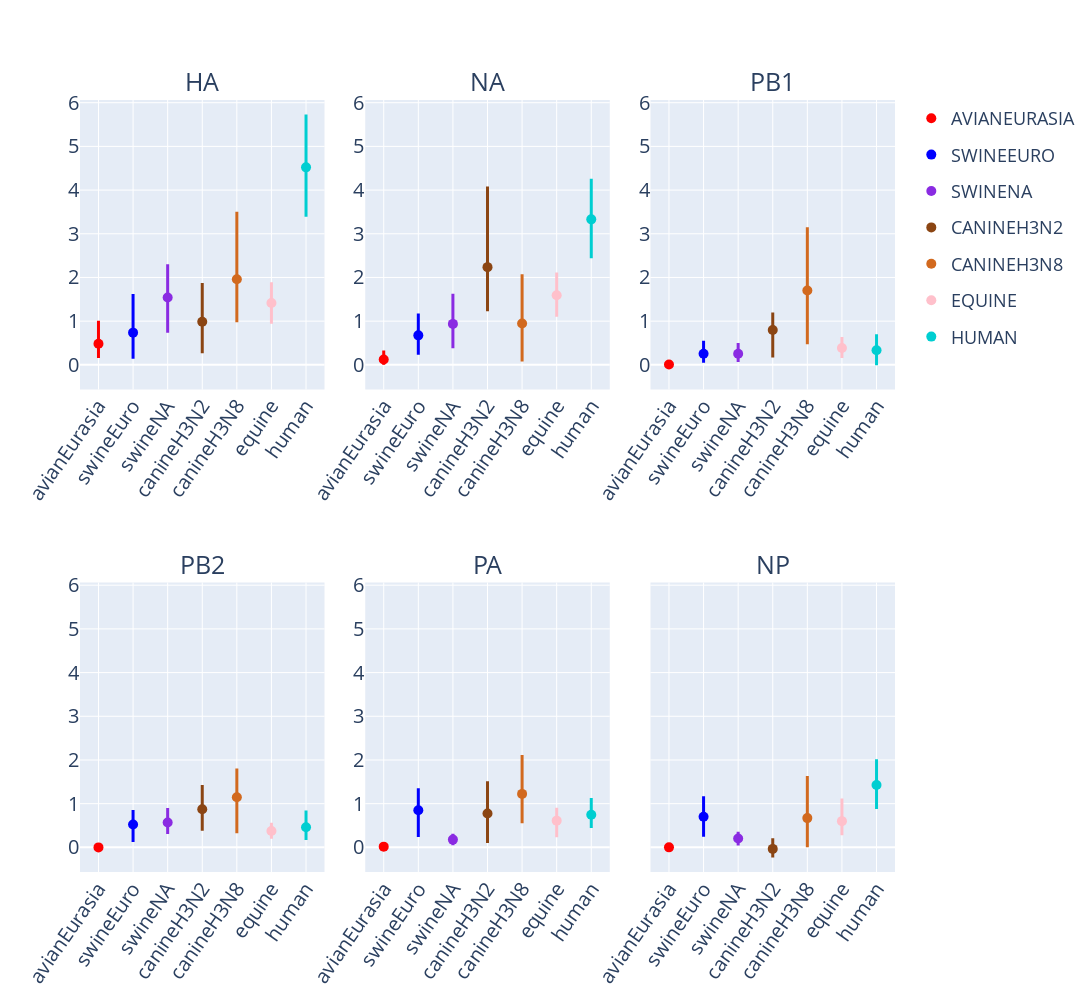

Notebook code cell kept with this figure:
### Code cell
color_and_host_order_map = {
    'avianEurasia': 'red',
    'NA\nAvian': 'lightcoral',
    'swineEuro': 'blue',
    'swineNA': 'blueviolet',
    'canineH3N2': 'saddlebrown',
    'canineH3N8': 'chocolate',
    'equine': 'pink',
    'human': 'darkturquoise'
}

genes = list(map(str.upper, ['HA', 'NA', 'PB1', 'PB2', 'PA', "NP"]))
hosts = list(map(str.upper, [
    'avianEurasia',
    'NA\nAvian',
    'swineEuro',
    'swineNA',
    'canineH3N2',
    'canineH3N8',
    'equine',
    'human'
]))

df_to_use = df_all.copy()
df_to_use['color'] = df_to_use['host'].map(color_and_host_order_map)

number_of_cols = 3
number_of_plots = len(genes)
number_of_rows = math.ceil(number_of_plots/number_of_cols)

fig = make_subplots(
    subplot_titles=genes,
    rows=number_of_rows, 
    cols=number_of_cols,
    shared_yaxes='all',
    vertical_spacing=0.25,
    horizontal_spacing = 0.05
)

for idx, gene in enumerate(genes):
    subset_df = df_to_use[df_to_use["gene"] == gene]
    
    
    row_idx = idx // number_of_cols + 1
    column_idx = idx % number_of_cols + 1
    
    print(gene, row_idx, column_idx)
    
    for host in hosts:
    
        
        sub_subset_df = subset_df[subset_df["host"].str.upper() == host]
        
        if sub_subset_df.empty:
            # raise RuntimeError(f"Host: {host} was not present in gene: {gene}")
            continue
        
        fig.add_trace(
            go.Scatter(
                x=sub_subset_df["host"], 
                y=sub_subset_df["adaptive_subs_per_codon_per_year"],
                name=host,
                text=gene,
                marker=dict(
                    color=sub_subset_df["color"].values[0],
                    size=10
                ),
                mode = "markers",
                error_y=dict(
                    type = 'data',
                    array = sub_subset_df["upper_95ci"] - sub_subset_df["adaptive_subs_per_codon_per_year"],
                    arrayminus = sub_subset_df["adaptive_subs_per_codon_per_year"] - sub_subset_df["lower_95ci"],
                    visible = True,
                    color = sub_subset_df["color"].values[0],
                    width=0,
                    thickness=3
                ),
                legendgroup=host,
                showlegend= idx == 1
            ),
            #where it adds data
            row = row_idx, 
            col = column_idx
        )
        
    #this makes the tick labels show for all plots
    getattr(fig.layout, 'yaxis' if idx == 0 else f'yaxis{idx}').showticklabels = True


    #this makes the title appear next to each row
    # if row_idx == 1:
    #     getattr(fig.layout, 'yaxis' if idx == 0 else f'yaxis{idx}').title = r'Adaptive Muts per Codon<br>per Year (x10^-3)'
        
fig.update_annotations(font_size=25)
            
fig.update_layout(
    font_size=18,
    width=1600,
    height=1000
)
fig.update_xaxes(tickangle=-55, tickfont_size=20)
fig.update_yaxes(tickfont_size=20)
# fig.add_hline(y=1.17, line_width=1, line_dash="dash", line_color="black")
    
fig.show()

### Figure 1 — Plotly figure (JSON) as saved in the notebook; plotly's stock layout.template omitted (floating-point values rounded to 4 significant figures)
{"data": [{"error_y": {"array": [0.525], "arrayminus": [0.3272], "color": "red", "thickness": 3, "type": "data", "visible": true, "width": 0}, "legendgroup": "AVIANEURASIA", "marker": {"color": "red", "size": 10}, "mode": "markers", "name": "AVIANEURASIA", "showlegend": false, "text": "HA", "type": "scatter", "x": ["avianEurasia"], "xaxis": "x", "y": [0.4822], "yaxis": "y"}, {"error_y": {"array": [0.8867], "arrayminus": [0.5992], "color": "blue", "thickness": 3, "type": "data", "visible": true, "width": 0}, "legendgroup": "SWINEEURO", "marker": {"color": "blue", "size": 10}, "mode": "markers", "name": "SWINEEURO", "showlegend": false, "text": "HA", "type": "scatter", "x": ["swineEuro"], "xaxis": "x", "y": [0.737], "yaxis": "y"}, {"error_y": {"array": [0.7588], "arrayminus": [0.8097], "color": "blueviolet", "thickness": 3, "type": "data", "visible": true, "width": 0}, "legendgroup": "SWINENA", "marker": {"color": "blueviolet", "size": 10}, "mode": "markers", "name": "SWINENA", "showlegend": false, "text": "HA", "type": "scatter", "x": ["swineNA"], "xaxis": "x", "y": [1.543], "yaxis": "y"}, {"error_y": {"array": [0.8846], "arrayminus": [0.7197], "color": "saddlebrown", "thickness": 3, "type": "data", "visible": true, "width": 0}, "legendgroup": "CANINEH3N2", "marker": {"color": "saddlebrown", "size": 10}, "mode": "markers", "name": "CANINEH3N2", "showlegend": false, "text": "HA", "type": "scatter", "x": ["canineH3N2"], "xaxis": "x", "y": [0.9883], "yaxis": "y"}, {"error_y": {"array": [1.546], "arrayminus": [0.9836], "color": "chocolate", "thickness": 3, "type": "data", "visible": true, "width": 0}, "legendgroup": "CANINEH3N8", "marker": {"color": "chocolate", "size": 10}, "mode": "markers", "name": "CANINEH3N8", "showlegend": false, "text": "HA", "type": "scatter", "x": ["canineH3N8"], "xaxis": "x", "y": [1.958], "yaxis": "y"}, {"error_y": {"array": [0.4765], "arrayminus": [0.474], "color": "pink", "thickness": 3, "type": "data", "visible": true, "width": 0}, "legendgroup": "EQUINE", "marker": {"color": "pink", "size": 10}, "mode": "markers", "name": "EQUINE", "showlegend": false, "text": "HA", "type": "scatter", "x": ["equine"], "xaxis": "x", "y": [1.415], "yaxis": "y"}, {"error_y": {"array": [1.211], "arrayminus": [1.132], "color": "darkturquoise", "thickness": 3, "type": "data", "visible": true, "width": 0}, "legendgroup": "HUMAN", "marker": {"color": "darkturquoise", "size": 10}, "mode": "markers", "name": "HUMAN", "showlegend": false, "text": "HA", "type": "scatter", "x": ["human"], "xaxis": "x", "y": [4.52], "yaxis": "y"}, {"error_y": {"array": [0.2062], "arrayminus": [0.1198], "color": "red", "thickness": 3, "type": "data", "visible": true, "width": 0}, "legendgroup": "AVIANEURASIA", "marker": {"color": "red", "size": 10}, "mode": "markers", "name": "AVIANEURASIA", "showlegend": true, "text": "NA", "type": "scatter", "x": ["avianEurasia"], "xaxis": "x2", "y": [0.121], "yaxis": "y2"}, {"error_y": {"array": [0.499], "arrayminus": [0.444], "color": "blue", "thickness": 3, "type": "data", "visible": true, "width": 0}, "legendgroup": "SWINEEURO", "marker": {"color": "blue", "size": 10}, "mode": "markers", "name": "SWINEEURO", "showlegend": true, "text": "NA", "type": "scatter", "x": ["swineEuro"], "xaxis": "x2", "y": [0.6756], "yaxis": "y2"}, {"error_y": {"array": [0.6929], "arrayminus": [0.5556], "color": "blueviolet", "thickness": 3, "type": "data", "visible": true, "width": 0}, "legendgroup": "SWINENA", "marker": {"color": "blueviolet", "size": 10}, "mode": "markers", "name": "SWINENA", "showlegend": true, "text": "NA", "type": "scatter", "x": ["swineNA"], "xaxis": "x2", "y": [0.9372], "yaxis": "y2"}, {"error_y": {"array": [1.845], "arrayminus": [1.008], "color": "saddlebrown", "thickness": 3, "type": "data", "visible": true, "width": 0}, "legendgroup": "CANINEH3N2", "marker": {"color": "saddlebrown", "size": 10}, "mode": "markers", "name": "CANINEH3N2", "showlegend": true, "text": "NA", "type": "scatter", "x": ["canineH3N2"], "xaxis": "x2", "y": [2.237], "yaxis": "y2"}, {"error_y": {"array": [1.128], "arrayminus": [0.8727], "color": "chocolate", "thickness": 3, "type": "data", "visible": true, "width": 0}, "legendgroup": "CANINEH3N8", "marker": {"color": "chocolate", "size": 10}, "mode": "markers", "name": "CANINEH3N8", "showlegend": true, "text": "NA", "type": "scatter", "x": ["canineH3N8"], "xaxis": "x2", "y": [0.9482], "yaxis": "y2"}, {"error_y": {"array": [0.5191], "arrayminus": [0.4918], "color": "pink", "thickness": 3, "type": "data", "visible": true, "width": 0}, "legendgroup": "EQUINE", "marker": {"color": "pink", "size": 10}, "mode": "markers", "name": "EQUINE", "showlegend": true, "text": "NA", "type": "scatter", "x": ["equine"], "xaxis": "x2", "y": [1.592], "yaxis": "y2"}, {"error_y": {"array": [0.9298], "arrayminus": [0.8912], "color": "darkturquoise", "thickness": 3, "type": "data", "visible": true, "width": 0}, "legendgroup": "HUMAN", "marker": {"color": "darkturquoise", "size": 10}, "mode": "markers", "name": "HUMAN", "showlegend": true, "text": "NA", "type": "scatter", "x": ["human"], "xaxis": "x2", "y": [3.33], "yaxis": "y2"}, {"error_y": {"array": [0.02124], "arrayminus": [0.008452], "color": "red", "thickness": 3, "type": "data", "visible": true, "width": 0}, "legendgroup": "AVIANEURASIA", "marker": {"color": "red", "size": 10}, "mode": "markers", "name": "AVIANEURASIA", "showlegend": false, "text": "PB1", "type": "scatter", "x": ["avianEurasia"], "xaxis": "x3", "y": [0.008452], "yaxis": "y3"}, {"error_y": {"array": [0.295], "arrayminus": [0.2037], "color": "blue", "thickness": 3, "type": "data", "visible": true, "width": 0}, "legendgroup": "SWINEEURO", "marker": {"color": "blue", "size": 10}, "mode": "markers", "name": "SWINEEURO", "showlegend": false, "text": "PB1", "type": "scatter", "x": ["swineEuro"], "xaxis": "x3", "y": [0.2549], "yaxis": "y3"}, {"error_y": {"array": [0.2477], "arrayminus": [0.185], "color": "blueviolet", "thickness": 3, "type": "data", "visible": true, "width": 0}, "legendgroup": "SWINENA", "marker": {"color": "blueviolet", "size": 10}, "mode": "markers", "name": "SWINENA", "showlegend": false, "text": "PB1", "type": "scatter", "x": ["swineNA"], "xaxis": "x3", "y": [0.253], "yaxis": "y3"}, {"error_y": {"array": [0.4015], "arrayminus": [0.6283], "color": "saddlebrown", "thickness": 3, "type": "data", "visible": true, "width": 0}, "legendgroup": "CANINEH3N2", "marker": {"color": "saddlebrown", "size": 10}, "mode": "markers", "name": "CANINEH3N2", "showlegend": false, "text": "PB1", "type": "scatter", "x": ["canineH3N2"], "xaxis": "x3", "y": [0.7978], "yaxis": "y3"}, {"error_y": {"array": [1.449], "arrayminus": [1.232], "color": "chocolate", "thickness": 3, "type": "data", "visible": true, "width": 0}, "legendgroup": "CANINEH3N8", "marker": {"color": "chocolate", "size": 10}, "mode": "markers", "name": "CANINEH3N8", "showlegend": false, "text": "PB1", "type": "scatter", "x": ["canineH3N8"], "xaxis": "x3", "y": [1.702], "yaxis": "y3"}, {"error_y": {"array": [0.2506], "arrayminus": [0.2284], "color": "pink", "thickness": 3, "type": "data", "visible": true, "width": 0}, "legendgroup": "EQUINE", "marker": {"color": "pink", "size": 10}, "mode": "markers", "name": "EQUINE", "showlegend": false, "text": "PB1", "type": "scatter", "x": ["equine"], "xaxis": "x3", "y": [0.3876], "yaxis": "y3"}, {"error_y": {"array": [0.3684], "arrayminus": [0.3429], "color": "darkturquoise", "thickness": 3, "type": "data", "visible": true, "width": 0}, "legendgroup": "HUMAN", "marker": {"color": "darkturquoise", "size": 10}, "mode": "markers", "name": "HUMAN", "showlegend": false, "text": "PB1", "type": "scatter", "x": ["human"], "xaxis": "x3", "y": [0.3343], "yaxis": "y3"}, {"error_y": {"array": [0.001112], "arrayminus": [0.002382], "color": "red", "thickness": 3, "type": "data", "visible": true, "width": 0}, "legendgroup": "AVIANEURASIA", "marker": {"color": "red", "size": 10}, "mode": "markers", "name": "AVIANEURASIA", "showlegend": false, "text": "PB2", "type": "scatter", "x": ["avianEurasia"], "xaxis": "x4", "y": [-0.001112], "yaxis": "y4"}, {"error_y": {"array": [0.3278], "arrayminus": [0.4008], "color": "blue", "thickness": 3, "type": "data", "visible": true, "width": 0}, "legendgroup": "SWINEEURO", "marker": {"color": "blue", "size": 10}, "mode": "markers", "name": "SWINEEURO", "showlegend": false, "text": "PB2", "type": "scatter", "x": ["swineEuro"], "xaxis": "x4", "y": [0.525], "yaxis": "y4"}, {"error_y": {"array": [0.3321], "arrayminus": [0.2629], "color": "blueviolet", "thickness": 3, "type": "data", "visible": true, "width": 0}, "legendgroup": "SWINENA", "marker": {"color": "blueviolet", "size": 10}, "mode": "markers", "name": "SWINENA", "showlegend": false, "text": "PB2", "type": "scatter", "x": ["swineNA"], "xaxis": "x4", "y": [0.5689], "yaxis": "y4"}, {"error_y": {"array": [0.554], "arrayminus": [0.492], "color": "saddlebrown", "thickness": 3, "type": "data", "visible": true, "width": 0}, "legendgroup": "CANINEH3N2", "marker": {"color": "saddlebrown", "size": 10}, "mode": "markers", "name": "CANINEH3N2", "showlegend": false, "text": "PB2", "type": "scatter", "x": ["canineH3N2"], "xaxis": "x4", "y": [0.874], "yaxis": "y4"}, {"error_y": {"array": [0.6608], "arrayminus": [0.8204], "color": "chocolate", "thickness": 3, "type": "data", "visible": true, "width": 0}, "legendgroup": "CANINEH3N8", "marker": {"color": "chocolate", "size": 10}, "mode": "markers", "name": "CANINEH3N8", "showlegend": false, "text": "PB2", "type": "scatter", "x": ["canineH3N8"], "xaxis": "x4", "y": [1.146], "yaxis": "y4"}, {"error_y": {"array": [0.1922], "arrayminus": [0.1768], "color": "pink", "thickness": 3, "type": "data", "visible": true, "width": 0}, "legendgroup": "EQUINE", "marker": {"color": "pink", "size": 10}, "mode": "markers", "name": "EQUINE", "showlegend": false, "text": "PB2", "type": "scatter", "x": ["equine"], "xaxis": "x4", "y": [0.3731], "yaxis": "y4"}, {"error_y": {"array": [0.3851], "arrayminus": [0.2909], "color": "darkturquoise", "thickness": 3, "type": "data", "visible": true, "width": 0}, "legendgroup": "HUMAN", "marker": {"color": "darkturquoise", "size": 10}, "mode": "markers", "name": "HUMAN", "showlegend": false, "text": "PB2", "type": "scatter", "x": ["human"], "xaxis": "x4", "y": [0.4591], "yaxis": "y4"}, {"error_y": {"array": [0.07076], "arrayminus": [0.01651], "color": "red", "thickness": 3, "type": "data", "visible": true, "width": 0}, "legendgroup": "AVIANEURASIA", "marker": {"color": "red", "size": 10}, "mode": "markers", "name": "AVIANEURASIA", "showlegend": false, "text": "PA", "type": "scatter", "x": ["avianEurasia"], "xaxis": "x5", "y": [0.01651], "yaxis": "y5"}, {"error_y": {"array": [0.5025], "arrayminus": [0.6134], "color": "blue", "thickness": 3, "type": "data", "visible": true, "width": 0}, "legendgroup": "SWINEEURO", "marker": {"color": "blue", "size": 10}, "mode": "markers", "name": "SWINEEURO", "showlegend": false, "text": "PA", "type": "scatter", "x": ["swineEuro"], "xaxis": "x5", "y": [0.8506], "yaxis": "y5"}, {"error_y": {"array": [0.135], "arrayminus": [0.1307], "color": "blueviolet", "thickness": 3, "type": "data", "visible": true, "width": 0}, "legendgroup": "SWINENA", "marker": {"color": "blueviolet", "size": 10}, "mode": "markers", "name": "SWINENA", "showlegend": false, "text": "PA", "type": "scatter", "x": ["swineNA"], "xaxis": "x5", "y": [0.1776], "yaxis": "y5"}, {"error_y": {"array": [0.7377], "arrayminus": [0.675], "color": "saddlebrown", "thickness": 3, "type": "data", "visible": true, "width": 0}, "legendgroup": "CANINEH3N2", "marker": {"color": "saddlebrown", "size": 10}, "mode": "markers", "name": "CANINEH3N2", "showlegend": false, "text": "PA", "type": "scatter", "x": ["canineH3N2"], "xaxis": "x5", "y": [0.776], "yaxis": "y5"}, {"error_y": {"array": [0.8884], "arrayminus": [0.6703], "color": "chocolate", "thickness": 3, "type": "data", "visible": true, "width": 0}, "legendgroup": "CANINEH3N8", "marker": {"color": "chocolate", "size": 10}, "mode": "markers", "name": "CANINEH3N8", "showlegend": false, "text": "PA", "type": "scatter", "x": ["canineH3N8"], "xaxis": "x5", "y": [1.223], "yaxis": "y5"}, {"error_y": {"array": [0.2969], "arrayminus": [0.3801], "color": "pink", "thickness": 3, "type": "data", "visible": true, "width": 0}, "legendgroup": "EQUINE", "marker": {"color": "pink", "size": 10}, "mode": "markers", "name": "EQUINE", "showlegend": false, "text": "PA", "type": "scatter", "x": ["equine"], "xaxis": "x5", "y": [0.6117], "yaxis": "y5"}, {"error_y": {"array": [0.385], "arrayminus": [0.304], "color": "darkturquoise", "thickness": 3, "type": "data", "visible": true, "width": 0}, "legendgroup": "HUMAN", "marker": {"color": "darkturquoise", "size": 10}, "mode": "markers", "name": "HUMAN", "showlegend": false, "text": "PA", "type": "scatter", "x": ["human"], "xaxis": "x5", "y": [0.7446], "yaxis": "y5"}, {"error_y": {"array": [0.0008441], "arrayminus": [0], "color": "red", "thickness": 3, "type": "data", "visible": true, "width": 0}, "legendgroup": "AVIANEURASIA", "marker": {"color": "red", "size": 10}, "mode": "markers", "name": "AVIANEURASIA", "showlegend": false, "text": "NP", "type": "scatter", "x": ["avianEurasia"], "xaxis": "x6", "y": [0], "yaxis": "y6"}, {"error_y": {"array": [0.4704], "arrayminus": [0.457], "color": "blue", "thickness": 3, "type": "data", "visible": true, "width": 0}, "legendgroup": "SWINEEURO", "marker": {"color": "blue", "size": 10}, "mode": "markers", "name": "SWINEEURO", "showlegend": false, "text": "NP", "type": "scatter", "x": ["swineEuro"], "xaxis": "x6", "y": [0.6996], "yaxis": "y6"}, {"error_y": {"array": [0.1534], "arrayminus": [0.1633], "color": "blueviolet", "thickness": 3, "type": "data", "visible": true, "width": 0}, "legendgroup": "SWINENA", "marker": {"color": "blueviolet", "size": 10}, "mode": "markers", "name": "SWINENA", "showlegend": false, "text": "NP", "type": "scatter", "x": ["swineNA"], "xaxis": "x6", "y": [0.2034], "yaxis": "y6"}, {"error_y": {"array": [0.2424], "arrayminus": [0.1978], "color": "saddlebrown", "thickness": 3, "type": "data", "visible": true, "width": 0}, "legendgroup": "CANINEH3N2", "marker": {"color": "saddlebrown", "size": 10}, "mode": "markers", "name": "CANINEH3N2", "showlegend": false, "text": "NP", "type": "scatter", "x": ["canineH3N2"], "xaxis": "x6", "y": [-0.03467], "yaxis": "y6"}, {"error_y": {"array": [0.9612], "arrayminus": [0.6697], "color": "chocolate", "thickness": 3, "type": "data", "visible": true, "width": 0}, "legendgroup": "CANINEH3N8", "marker": {"color": "chocolate", "size": 10}, "mode": "markers", "name": "CANINEH3N8", "showlegend": false, "text": "NP", "type": "scatter", "x": ["canineH3N8"], "xaxis": "x6", "y": [0.6697], "yaxis": "y6"}, {"error_y": {"array": [0.5184], "arrayminus": [0.3221], "color": "pink", "thickness": 3, "type": "data", "visible": true, "width": 0}, "legendgroup": "EQUINE", "marker": {"color": "pink", "size": 10}, "mode": "markers", "name": "EQUINE", "showlegend": false, "text": "NP", "type": "scatter", "x": ["equine"], "xaxis": "x6", "y": [0.6003], "yaxis": "y6"}, {"error_y": {"array": [0.5905], "arrayminus": [0.5481], "color": "darkturquoise", "thickness": 3, "type": "data", "visible": true, "width": 0}, "legendgroup": "HUMAN", "marker": {"color": "darkturquoise", "size": 10}, "mode": "markers", "name": "HUMAN", "showlegend": false, "text": "NP", "type": "scatter", "x": ["human"], "xaxis": "x6", "y": [1.426], "yaxis": "y6"}], "layout": {"annotations": [{"font": {"size": 25}, "showarrow": false, "text": "HA", "x": 0.15, "xanchor": "center", "xref": "paper", "y": 1, "yanchor": "bottom", "yref": "paper"}, {"font": {"size": 25}, "showarrow": false, "text": "NA", "x": 0.5, "xanchor": "center", "xref": "paper", "y": 1, "yanchor": "bottom", "yref": "paper"}, {"font": {"size": 25}, "showarrow": false, "text": "PB1", "x": 0.85, "xanchor": "center", "xref": "paper", "y": 1, "yanchor": "bottom", "yref": "paper"}, {"font": {"size": 25}, "showarrow": false, "text": "PB2", "x": 0.15, "xanchor": "center", "xref": "paper", "y": 0.375, "yanchor": "bottom", "yref": "paper"}, {"font": {"size": 25}, "showarrow": false, "text": "PA", "x": 0.5, "xanchor": "center", "xref": "paper", "y": 0.375, "yanchor": "bottom", "yref": "paper"}, {"font": {"size": 25}, "showarrow": false, "text": "NP", "x": 0.85, "xanchor": "center", "xref": "paper", "y": 0.375, "yanchor": "bottom", "yref": "paper"}], "font": {"size": 18}, "height": 1000, "width": 1600, "xaxis": {"anchor": "y", "autorange": true, "domain": [0, 0.3], "range": [-0.4567, 6.457], "tickangle": -55, "tickfont": {"size": 20}, "type": "category"}, "xaxis2": {"anchor": "y2", "autorange": true, "domain": [0.35, 0.65], "range": [-0.4567, 6.457], "tickangle": -55, "tickfont": {"size": 20}, "type": "category"}, "xaxis3": {"anchor": "y3", "autorange": true, "domain": [0.7, 1], "range": [-0.4567, 6.457], "tickangle": -55, "tickfont": {"size": 20}, "type": "category"}, "xaxis4": {"anchor": "y4", "autorange": true, "domain": [0, 0.3], "range": [-0.4567, 6.457], "tickangle": -55, "tickfont": {"size": 20}, "type": "category"}, "xaxis5": {"anchor": "y5", "autorange": true, "domain": [0.35, 0.65], "range": [-0.4567, 6.457], "tickangle": -55, "tickfont": {"size": 20}, "type": "category"}, "xaxis6": {"anchor": "y6", "autorange": true, "domain": [0.7, 1], "range": [-0.4567, 6.457], "tickangle": -55, "tickfont": {"size": 20}, "type": "category"}, "yaxis": {"anchor": "x", "autorange": true, "domain": [0.625, 1], "matches": "y4", "range": [-0.5638, 6.062], "showticklabels": true, "tickfont": {"size": 20}, "type": "linear"}, "yaxis2": {"anchor": "x2", "autorange": true, "domain": [0.625, 1], "matches": "y4", "range": [-0.5638, 6.062], "showticklabels": true, "tickfont": {"size": 20}, "type": "linear"}, "yaxis3": {"anchor": "x3", "autorange": true, "domain": [0.625, 1], "matches": "y4", "range": [-0.5638, 6.062], "showticklabels": true, "tickfont": {"size": 20}, "type": "linear"}, "yaxis4": {"anchor": "x4", "autorange": true, "domain": [0, 0.375], "range": [-0.5638, 6.062], "showticklabels": true, "tickfont": {"size": 20}, "type": "linear"}, "yaxis5": {"anchor": "x5", "autorange": true, "domain": [0, 0.375], "matches": "y4", "range": [-0.5638, 6.062], "showticklabels": true, "tickfont": {"size": 20}, "type": "linear"}, "yaxis6": {"anchor": "x6", "autorange": true, "domain": [0, 0.375], "matches": "y4", "range": [-0.5638, 6.062], "showticklabels": false, "tickfont": {"size": 20}, "type": "linear"}}}
